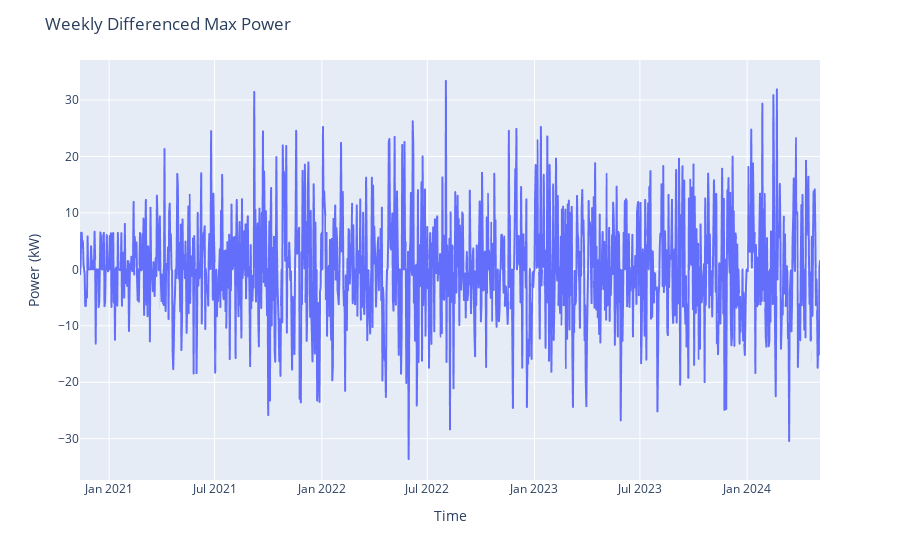

The notebook cell saved with this chart:
### Markdown cell above
#### Differencing

Our data is weekly seasonal, so it is important to remove this seasonality before preceding. One method to remove seasonality is differencing, where each datapoint is subtracted from its last seasonal datapoint. Formally :

$Y_t^{'} = Y_t - Y_{t-7}$

Each datapoint is the difference between that day and the previous week's same day. Note that we will have 7 fewer datapoints in the differenced time series, as we cannot calculate a difference for the first 7 observations.

### Code cell
fig = px.line(data_frame = dailydemand["peak_power_kW"], x = dailydemand["peak_power_kW"].diff(periods = 7).dropna().index, 
              y = dailydemand["peak_power_kW"].diff(periods = 7).dropna())
fig.update_layout(title = "Weekly Differenced Max Power", xaxis_title = "Time", yaxis_title = "Power (kW)")
fig.show()

### Figure 1 — Plotly figure (JSON) as saved in the notebook; plotly's stock layout.template omitted (floating-point values rounded to 4 significant figures; data arrays with more than 128 entries replaced by an {"elided": "..."} marker saying what was removed)
{"data": [{"hovertemplate": "x=%{x}<br>y=%{y}<extra></extra>", "legendgroup": "", "line": {"color": "#636efa", "dash": "solid"}, "marker": {"symbol": "circle"}, "mode": "lines", "name": "", "showlegend": false, "type": "scattergl", "x": {"elided": "1271 str values"}, "xaxis": "x", "y": {"elided": "1271 float values"}, "yaxis": "y"}], "layout": {"legend": {"tracegroupgap": 0}, "margin": {"t": 60}, "title": {"text": "Weekly Differenced Max Power"}, "xaxis": {"anchor": "y", "domain": [0, 1], "title": {"text": "Time"}}, "yaxis": {"anchor": "x", "domain": [0, 1], "title": {"text": "Power (kW)"}}}}
